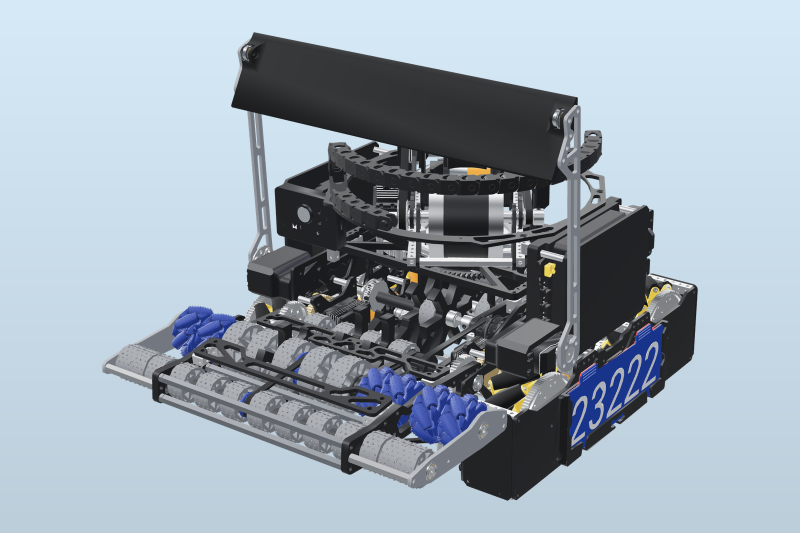
#> input picture images/photos/deployed.png, 1600 x 1066 px, given in place of pit-overview.png, which was not available (shown at 1/2 size)
$ python assets.py
#> lines starting #> are read from the running program, lines starting #| are printed output that depends on the picture
from PIL import Image, ImageDraw
import shutil, math
A='/tmp/work/assets/'
M='/tmp/work/tpl/ppt/media/'
SH='/Users/sumeetsethi/BiobuzzSim/shots/'
def crop(src,box,dst,maxw=1800):
#> called with box = (0.22, 0.21, 0.78, 0.83), dst = 'robot_hero.png', maxw = 1400
    im=Image.open(src).convert('RGB'); w,h=im.size
#> in crop, im is the input picture: PIL image 1600x1066 RGB; mean R, G, B 154.6, 167.3, 178.3
#> after `w, h = im.size`: w = 1600; h = 1066
    c=im.crop((int(box[0]*w),int(box[1]*h),int(box[2]*w),int(box[3]*h)))
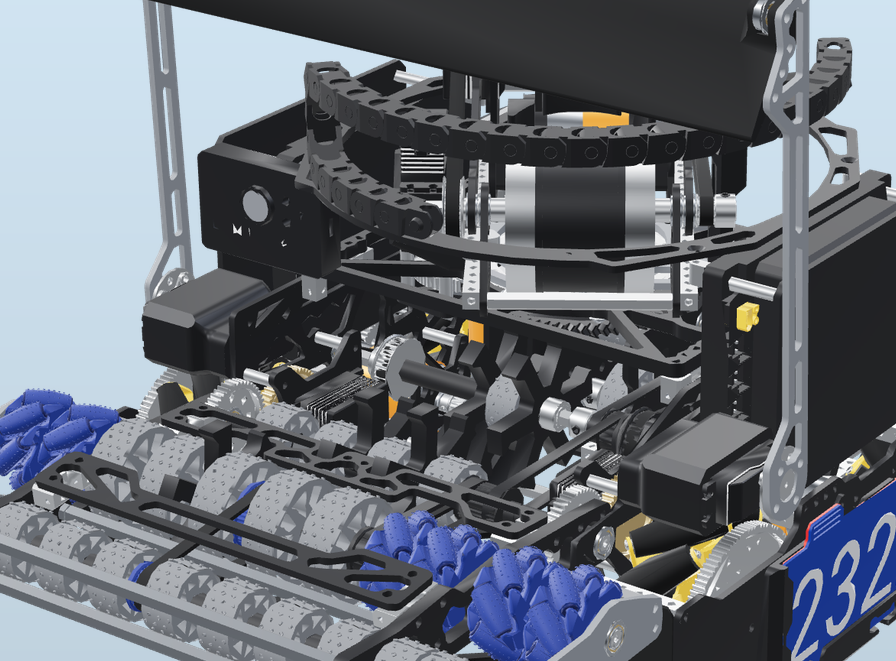
#> c: PIL image 896x661 RGB; mean R, G, B 102.6, 108.1, 117.1
    if c.width>maxw: c=c.resize((maxw,int(c.height*maxw/c.width)),Image.LANCZOS)
    c.save(A+dst)
# CAD/sim renders
crop(SH+'pit-overview.png',(0.22,0.21,0.78,0.83),'robot_hero.png',1400)
crop(SH+'pit-explode.png',(0.16,0.22,0.84,0.84),'robot_explode.png',1600)
#> call 2 of crop, with box = (0.16, 0.22, 0.84, 0.84), dst = 'robot_explode.png', maxw = 1600
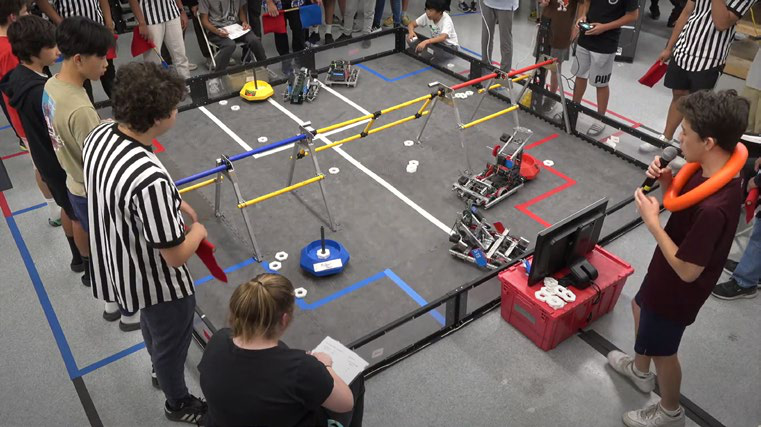
#> input picture images/photos/ev_camp.png, 761 x 427 px, given in place of pit-explode.png, which was not available
#> in crop, im is the input picture: PIL image 761x427 RGB; mean R, G, B 108.9, 99.3, 97.5
#> in crop (call 2), `c=im.crop((int(box[0]*w),int(box[1]*h),int(box[2]*w),int(box[3]*h)))`:
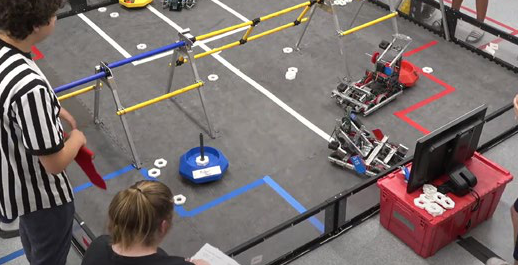
#> c: PIL image 518x265 RGB; mean R, G, B 119.4, 108.9, 107.6
crop(SH+'pit-turret.png',(0.22,0.22,0.80,0.84),'turret.png',1400)
#> call 3 of crop, with box = (0.22, 0.22, 0.8, 0.84), dst = 'turret.png', maxw = 1400
#> in crop (call 3), `c=im.crop((int(box[0]*w),int(box[1]*h),int(box[2]*w),int(box[3]*h)))`:
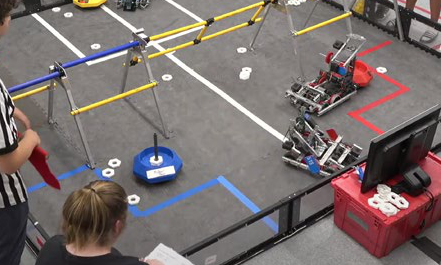
#> c: PIL image 441x265 RGB; mean R, G, B 120.6, 109.9, 108.4
crop(SH+'pit-flower.png',(0.22,0.22,0.78,0.80),'flower.png',1400)
#> (the run stopped early here; a loop or call above may not have finished)
